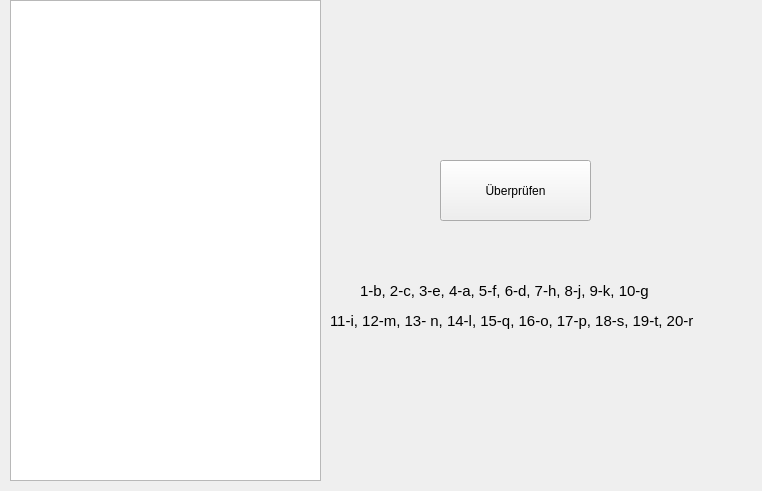
<?xml version="1.0" encoding="UTF-8"?>
<ui version="4.0">
 <class>Form</class>
 <widget class="QWidget" name="Form">
  <property name="geometry">
   <rect>
    <x>0</x>
    <y>0</y>
    <width>762</width>
    <height>491</height>
   </rect>
  </property>
  <property name="windowTitle">
   <string>Form</string>
  </property>
  <widget class="QWidget" name="verticalLayoutWidget">
   <property name="geometry">
    <rect>
     <x>10</x>
     <y>0</y>
     <width>311</width>
     <height>481</height>
    </rect>
   </property>
   <layout class="QVBoxLayout" name="verticalLayout">
    <item>
     <widget class="QTableWidget" name="tableWidget"/>
    </item>
   </layout>
  </widget>
  <widget class="QPushButton" name="pushButton">
   <property name="geometry">
    <rect>
     <x>440</x>
     <y>160</y>
     <width>151</width>
     <height>61</height>
    </rect>
   </property>
   <property name="text">
    <string>Überprüfen</string>
   </property>
  </widget>
  <widget class="QLabel" name="answer_label">
   <property name="geometry">
    <rect>
     <x>360</x>
     <y>280</y>
     <width>311</width>
     <height>21</height>
    </rect>
   </property>
   <property name="font">
    <font>
     <pointsize>11</pointsize>
     <weight>50</weight>
     <italic>false</italic>
     <bold>false</bold>
    </font>
   </property>
   <property name="text">
    <string>1-b, 2-c, 3-e, 4-a, 5-f, 6-d, 7-h, 8-j, 9-k, 10-g</string>
   </property>
  </widget>
  <widget class="QLabel" name="answer_label_2">
   <property name="geometry">
    <rect>
     <x>330</x>
     <y>310</y>
     <width>371</width>
     <height>21</height>
    </rect>
   </property>
   <property name="font">
    <font>
     <pointsize>11</pointsize>
     <weight>50</weight>
     <italic>false</italic>
     <bold>false</bold>
    </font>
   </property>
   <property name="text">
    <string>11-i, 12-m, 13- n, 14-l, 15-q, 16-o, 17-p, 18-s, 19-t, 20-r</string>
   </property>
  </widget>
 </widget>
 <resources/>
 <connections>
  <connection>
   <sender>pushButton</sender>
   <signal>clicked()</signal>
   <receiver>answer_label</receiver>
   <slot>show()</slot>
   <hints>
    <hint type="sourcelabel">
     <x>515</x>
     <y>190</y>
    </hint>
    <hint type="destinationlabel">
     <x>325</x>
     <y>420</y>
    </hint>
   </hints>
  </connection>
  <connection>
   <sender>pushButton</sender>
   <signal>clicked()</signal>
   <receiver>answer_label_2</receiver>
   <slot>show()</slot>
   <hints>
    <hint type="sourcelabel">
     <x>515</x>
     <y>190</y>
    </hint>
    <hint type="destinationlabel">
     <x>480</x>
     <y>320</y>
    </hint>
   </hints>
  </connection>
 </connections>
</ui>
